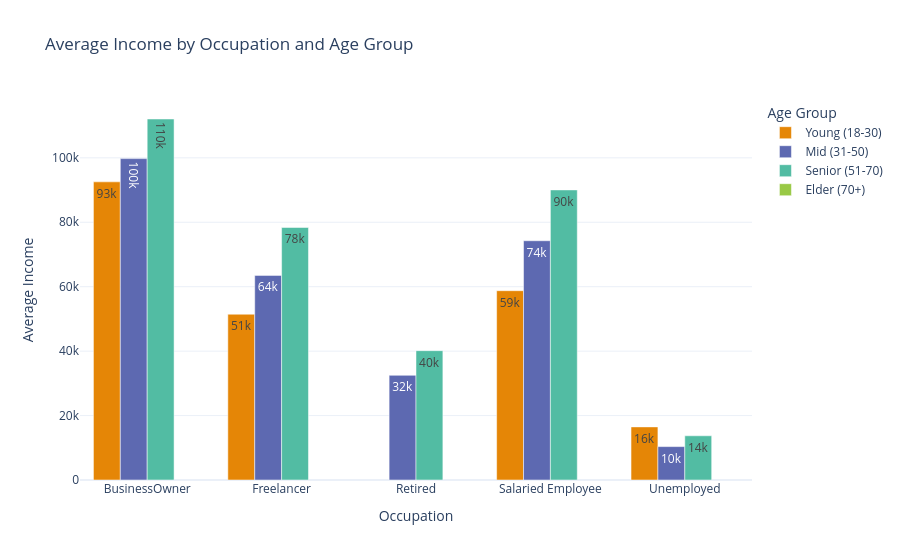

Notebook source saved alongside this figure:
### Markdown cell above
Average Income by Occupation and Age Group

### Code cell
# Create Age Groups for better readability
data["Age_Group"] = pd.cut(
    data["Age"],
    bins=[18, 30, 50, 70, 100],
    labels=["Young (18-30)", "Mid (31-50)", "Senior (51-70)", "Elder (70+)"]
)

# Group by Occupation & Age Group, take mean income
avg_income = (
    data.groupby(["Occupation", "Age_Group"])["Income"]
    .mean()
    .reset_index()
)

# Plot grouped bar chart
fig = px.bar(
    avg_income,
    x="Occupation",
    y="Income",
    color="Age_Group",
    barmode="group",
    text_auto='.2s',
    title="Average Income by Occupation and Age Group",
    color_discrete_sequence=px.colors.qualitative.Vivid
)
fig.update_layout(
    xaxis_title="Occupation",
    yaxis_title="Average Income",
    legend_title="Age Group",
    template="plotly_white"
)
fig.show()

### Figure 1 — Plotly figure (JSON) as saved in the notebook; plotly's stock layout.template omitted (floating-point values rounded to 4 significant figures)
{"data": [{"alignmentgroup": "True", "hovertemplate": "Age_Group=Young (18-30)<br>Occupation=%{x}<br>Income=%{y}<extra></extra>", "legendgroup": "Young (18-30)", "marker": {"color": "rgb(229, 134, 6)", "pattern": {"shape": ""}}, "name": "Young (18-30)", "offsetgroup": "Young (18-30)", "orientation": "v", "showlegend": true, "textposition": "auto", "texttemplate": "%{y:.2s}", "type": "bar", "x": ["BusinessOwner", "Freelancer", "Retired", "Salaried Employee", "Unemployed"], "xaxis": "x", "y": [92550.0, 51460.0, NaN, 58760.0, 16490.0], "yaxis": "y"}, {"alignmentgroup": "True", "hovertemplate": "Age_Group=Mid (31-50)<br>Occupation=%{x}<br>Income=%{y}<extra></extra>", "legendgroup": "Mid (31-50)", "marker": {"color": "rgb(93, 105, 177)", "pattern": {"shape": ""}}, "name": "Mid (31-50)", "offsetgroup": "Mid (31-50)", "orientation": "v", "showlegend": true, "textposition": "auto", "texttemplate": "%{y:.2s}", "type": "bar", "x": ["BusinessOwner", "Freelancer", "Retired", "Salaried Employee", "Unemployed"], "xaxis": "x", "y": [99760.0, 63510.0, 32490.0, 74270.0, 10370.0], "yaxis": "y"}, {"alignmentgroup": "True", "hovertemplate": "Age_Group=Senior (51-70)<br>Occupation=%{x}<br>Income=%{y}<extra></extra>", "legendgroup": "Senior (51-70)", "marker": {"color": "rgb(82, 188, 163)", "pattern": {"shape": ""}}, "name": "Senior (51-70)", "offsetgroup": "Senior (51-70)", "orientation": "v", "showlegend": true, "textposition": "auto", "texttemplate": "%{y:.2s}", "type": "bar", "x": ["BusinessOwner", "Freelancer", "Retired", "Salaried Employee", "Unemployed"], "xaxis": "x", "y": [112100.0, 78390.0, 40150.0, 90040.0, 13720.0], "yaxis": "y"}, {"alignmentgroup": "True", "hovertemplate": "Age_Group=Elder (70+)<br>Occupation=%{x}<br>Income=%{y}<extra></extra>", "legendgroup": "Elder (70+)", "marker": {"color": "rgb(153, 201, 69)", "pattern": {"shape": ""}}, "name": "Elder (70+)", "offsetgroup": "Elder (70+)", "orientation": "v", "showlegend": true, "textposition": "auto", "texttemplate": "%{y:.2s}", "type": "bar", "x": ["BusinessOwner", "Freelancer", "Retired", "Salaried Employee", "Unemployed"], "xaxis": "x", "y": [NaN, NaN, NaN, NaN, NaN], "yaxis": "y"}], "layout": {"barmode": "group", "legend": {"title": {"text": "Age Group"}, "tracegroupgap": 0}, "title": {"text": "Average Income by Occupation and Age Group"}, "xaxis": {"anchor": "y", "domain": [0, 1], "title": {"text": "Occupation"}}, "yaxis": {"anchor": "x", "domain": [0, 1], "title": {"text": "Average Income"}}}}
